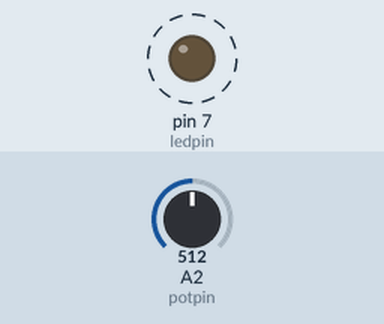
Simulated run of this sketch. Board: Arduino Uno, built with avr-gcc and run on an emulated ATmega328P. Shown: output pins drawn as LEDs (lit = HIGH). Dashed ring = blinking. The inputs (shaded band) are chosen by the test bench; at power-on: A2 (potpin) = 512.

Above: at 1.8 s.
1.9 s: A2 (potpin) set to 0
At 2.8 s:
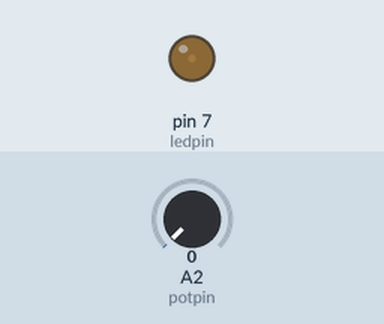
3.6 s: A2 (potpin) set to 122
At 3.9 s:
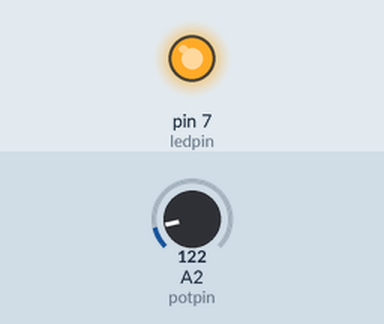
Timing chart, 0 to 13.1 s (numbered marks = the images above; inputs shaded):
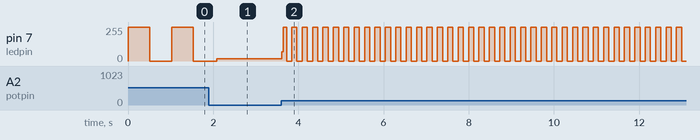

Measured:
- after the input at 3.6 s, pin 7 (ledpin): 16/255 → 69/255 at once, then moves between 0/255 and 255/255, repeating every 0.24 s
- by itself, pin 7 (ledpin): alternates 255/255 for 0.51 s and 0/255 for 0.51 s

The sketch:

blinktest.ino
```cpp
int potpin = 2;
int ledpin = 7;
int val;

void setup() {
  // put your setup code here, to run once:
  pinMode(ledpin, OUTPUT);
}

void loop() {
  // put your main code here, to run repeatedly:
  val = analogRead(potpin);
  digitalWrite(7, HIGH);
  delay(val);
  digitalWrite(7, LOW);
  delay(val);
}
```
